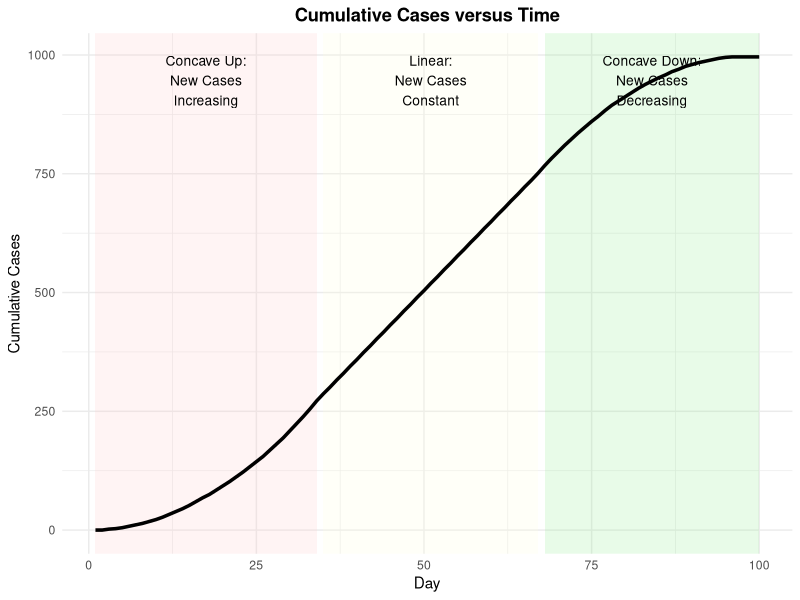
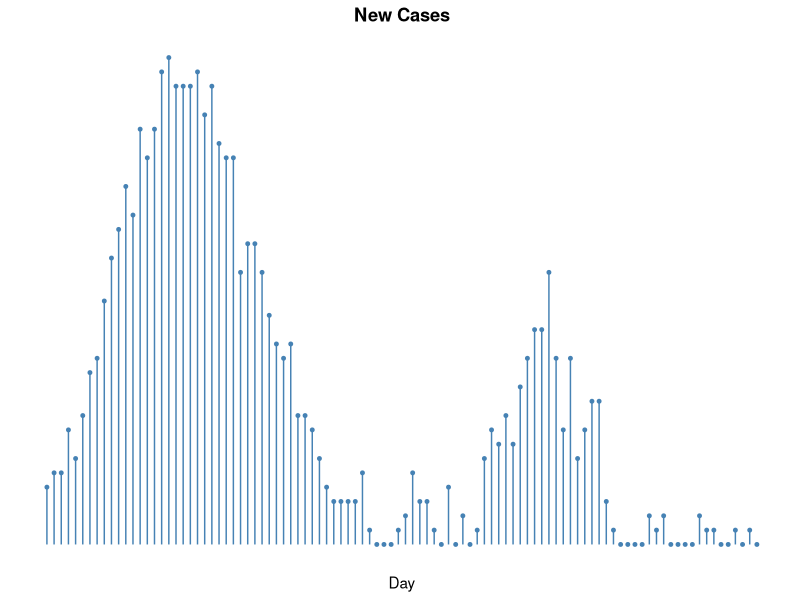
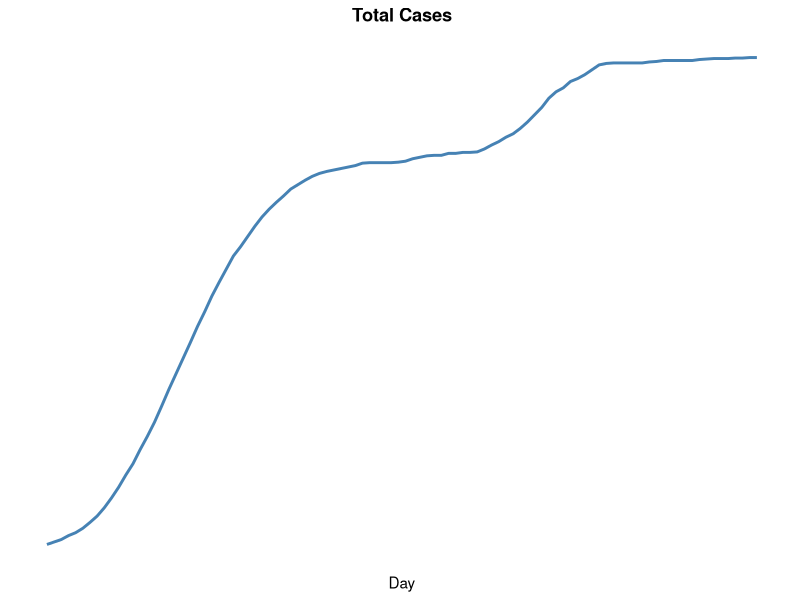
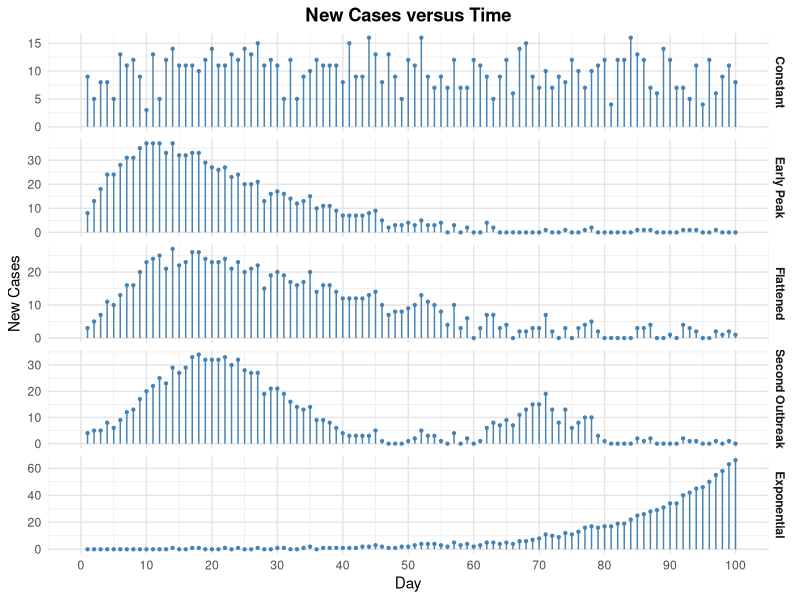
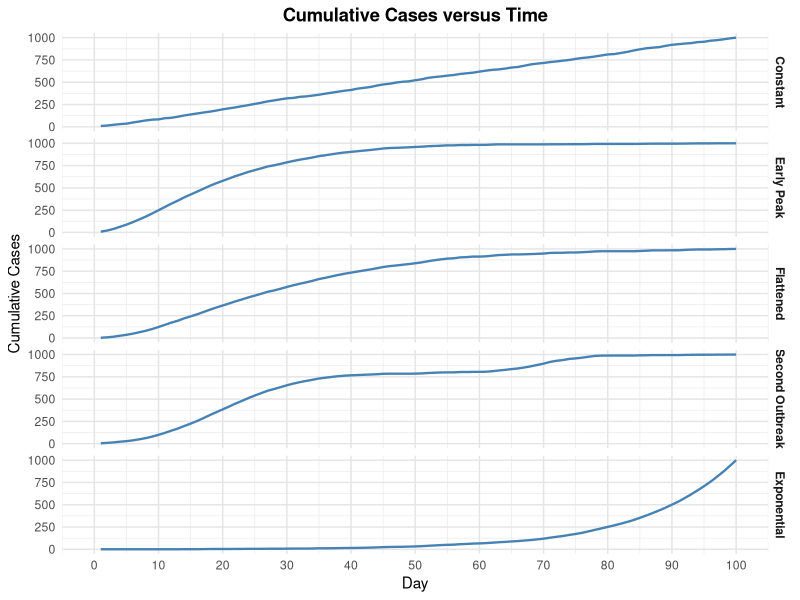
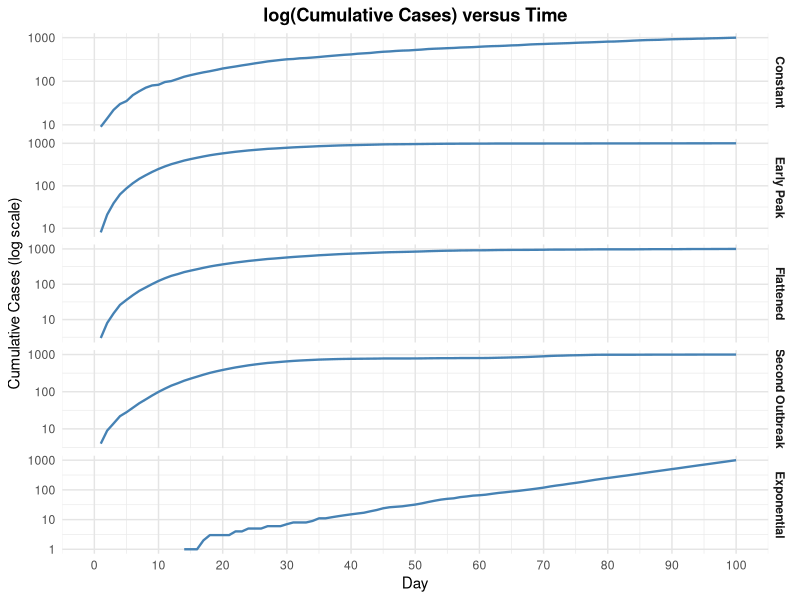
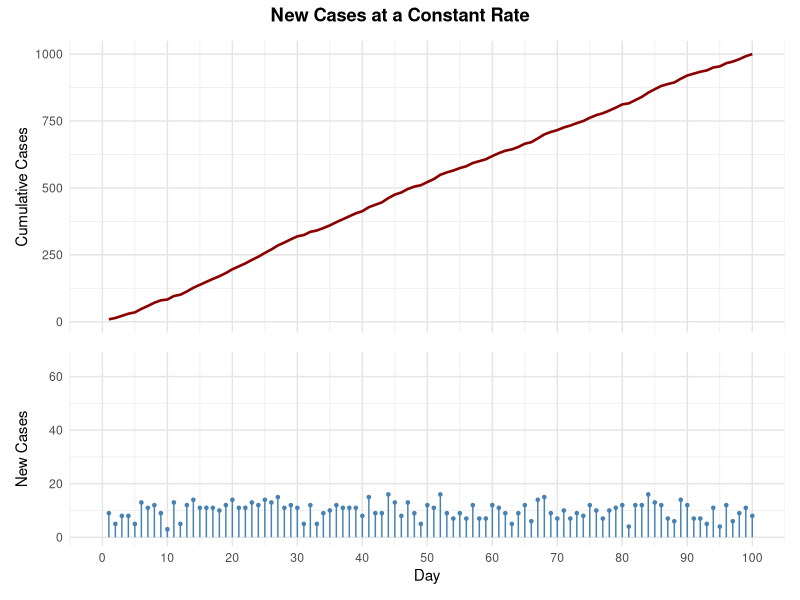
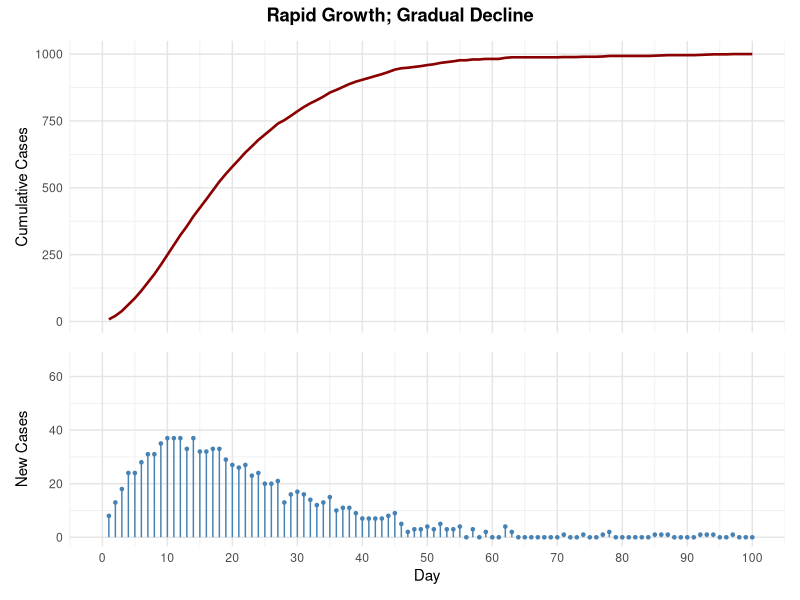

Recreate these plots in R, in order.
out <- Sys.getenv("OUT_DIR")
if (out == "" || is.na(out)) out <- getwd()
dir.create(out, showWarnings = FALSE, recursive = TRUE)

library(dplyr)
library(tidyr)
library(ggplot2)
library(patchwork)

# helper: SAS round half away from zero (not needed here but defined)
round_sas <- function(x, digits=0){
  mult <- 10^digits
  sign(x) * floor(abs(x)*mult + 0.5) / mult
}

# ------------------------------------------------------------
# Demo data (SAS streaminit(123) + rand Normal)
# SAS calls rand only in first and third block, so replicate sequentially
set.seed(123)
Demo <- data.frame(Day=1:100, Block=NA_character_, NewCases=NA_real_, Cumul=NA_real_)
cumul <- 0
for(i in 1:100){
  Day <- i
  if(Day < 35){
    Block <- "Concave Up:/New Cases/Increasing  "
    NewCases <- Day + rnorm(1)
  } else if(Day < 68){
    Block <- "Linear:/New Cases/Constant        "
    NewCases <- 30 + (Day %% 2)
  } else {
    Block <- "Concave Down:/New Cases/Decreasing"
    NewCases <- 100 - Day + rnorm(1)
  }
  NewCases <- floor(0.49 * NewCases)
  if(NewCases < 0) NewCases <- 0
  cumul <- cumul + NewCases
  Demo$Block[i] <- Block
  Demo$NewCases[i] <- NewCases
  Demo$Cumul[i] <- cumul
}

# ------------------------------------------------------------
# Hard-coded datasets from datalines
# Uni -> Type Constant
Uni <- data.frame(
  Day=1:100,
  NewCases=c(9,5,8,8,5,13,11,12,9,3,13,5,12,14,11,11,11,10,12,14,11,11,13,12,14,13,15,11,12,11,5,12,5,9,10,12,11,11,11,8,15,9,9,16,13,8,13,9,5,12,11,16,9,7,9,7,12,7,7,12,11,9,5,9,12,6,14,15,9,7,10,7,9,8,12,10,7,10,11,12,4,12,12,16,13,12,7,6,14,12,7,7,5,11,4,12,6,9,11,8),
  Cumul=c(9,14,22,30,35,48,59,71,80,83,96,101,113,127,138,149,160,170,182,196,207,218,231,243,257,270,285,296,308,319,324,336,341,350,360,372,383,394,405,413,428,437,446,462,475,483,496,505,510,522,533,549,558,565,574,581,593,600,607,619,630,639,644,653,665,671,685,700,709,716,726,733,742,750,762,772,779,789,800,812,816,828,840,856,869,881,888,894,908,920,927,934,939,950,954,966,972,981,992,1000)
)
Uni$Type <- "Constant"

Peak <- data.frame(
  Day=1:100,
  NewCases=c(8,13,18,24,24,28,31,31,35,37,37,37,33,37,32,32,33,33,29,27,26,27,23,24,20,20,21,13,16,17,16,14,12,13,15,10,11,11,9,7,7,7,7,8,9,5,2,3,3,4,3,5,3,3,4,0,3,0,2,0,0,4,2,0,0,0,0,0,0,0,1,0,0,1,0,0,1,2,0,0,0,0,0,0,1,1,1,0,0,0,0,1,1,1,0,0,1,0,0,0),
  Cumul=c(8,21,39,63,87,115,146,177,212,249,286,323,356,393,425,457,490,523,552,579,605,632,655,679,699,719,740,753,769,786,802,816,828,841,856,866,877,888,897,904,911,918,925,933,942,947,949,952,955,959,962,967,970,973,977,977,980,980,982,982,982,986,988,988,988,988,988,988,988,988,989,989,989,990,990,990,991,993,993,993,993,993,993,993,994,995,996,996,996,996,996,997,998,999,999,999,1000,1000,1000,1000)
)
Peak$Type <- "Early Peak"

Flatten <- data.frame(
  Day=1:100,
  NewCases=c(3,5,7,11,10,13,16,16,20,23,24,25,21,27,22,23,26,26,24,23,23,24,21,23,20,21,22,15,19,20,19,17,16,17,20,14,16,16,14,12,12,12,12,13,14,10,7,8,8,9,10,13,11,10,8,4,10,3,6,0,3,7,7,3,4,0,2,2,3,3,7,2,0,3,0,3,4,5,2,0,0,0,0,0,3,3,4,0,0,1,0,4,3,2,0,0,2,1,2,1),
  Cumul=c(3,8,15,26,36,49,65,81,101,124,148,173,194,221,243,266,292,318,342,365,388,412,433,456,476,497,519,534,553,573,592,609,625,642,662,676,692,708,722,734,746,758,770,783,797,807,814,822,830,839,849,862,873,883,891,895,905,908,914,914,917,924,931,934,938,938,940,942,945,948,955,957,957,960,960,963,967,972,974,974,974,974,974,974,977,980,984,984,984,985,985,989,992,994,994,994,996,997,999,1000)
)
Flatten$Type <- "Flattened"

Outbreak2 <- data.frame(
  Day=1:100,
  NewCases=c(4,5,5,8,6,9,12,13,17,20,22,25,23,29,27,29,33,34,32,32,32,33,30,32,28,27,27,19,21,21,19,16,14,13,14,9,9,8,6,4,3,3,3,3,5,1,0,0,0,1,2,5,3,3,1,0,4,0,2,0,1,6,8,7,9,7,11,13,15,15,19,13,8,13,6,8,10,10,3,1,0,0,0,0,2,1,2,0,0,0,0,2,1,1,0,0,1,0,1,0),
  Cumul=c(4,9,14,22,28,37,49,62,79,99,121,146,169,198,225,254,287,321,353,385,417,450,480,512,540,567,594,613,634,655,674,690,704,717,731,740,749,757,763,767,770,773,776,779,784,785,785,785,785,786,788,793,796,799,800,800,804,804,806,806,807,813,821,828,837,844,855,868,883,898,917,930,938,951,957,965,975,985,988,989,989,989,989,989,991,992,994,994,994,994,994,996,997,998,998,998,999,999,1000,1000)
)
Outbreak2$Type <- "Second Outbreak"

Exp <- data.frame(
  Day=1:100,
  NewCases=c(0,0,0,0,0,0,0,0,0,0,0,0,0,1,0,0,1,1,0,0,0,1,0,1,0,0,1,0,0,1,1,0,0,1,2,0,1,1,1,1,1,1,2,2,3,2,1,1,2,2,3,4,4,4,3,2,5,3,4,2,3,5,5,4,5,4,6,6,7,8,11,10,9,12,11,13,16,17,16,17,17,19,19,22,25,26,28,29,31,34,34,40,42,45,46,50,55,58,63,66),
  Cumul=c(0,0,0,0,0,0,0,0,0,0,0,0,0,1,1,1,2,3,3,3,3,4,4,5,5,5,6,6,6,7,8,8,8,9,11,11,12,13,14,15,16,17,19,21,24,26,27,28,30,32,35,39,43,47,50,52,57,60,64,66,69,74,79,83,88,92,98,104,111,119,130,140,149,161,172,185,201,218,234,251,268,287,306,328,353,379,407,436,467,501,535,575,617,662,708,758,813,871,934,1000)
)
Exp$Type <- "Exponential"

Infection <- bind_rows(Uni, Peak, Flatten, Outbreak2, Exp)

# ------------------------------------------------------------
# PROC MEANS equivalent
# class Type order=data, var NewCases, stats Mean StdDev Min Max Sum
# SAS StdDev is sample (n-1)
type_order <- c("Constant","Early Peak","Flattened","Second Outbreak","Exponential")
# compute per type
means_by_type <- Infection %>%
  group_by(Type) %>%
  summarise(
    N = n(),
    Mean = mean(NewCases),
    StdDev = sd(NewCases),
    Min = min(NewCases),
    Max = max(NewCases),
    Sum = sum(NewCases),
    .groups="drop"
  ) %>%
  mutate(Type = factor(Type, levels=type_order)) %>%
  arrange(Type)

overall <- Infection %>%
  summarise(
    Type = "Overall",
    N = n(),
    Mean = mean(NewCases),
    StdDev = sd(NewCases),
    Min = min(NewCases),
    Max = max(NewCases),
    Sum = sum(NewCases)
  )

means_all <- bind_rows(means_by_type, overall)

# Write CSV for table
write.csv(means_all, file.path(out, "P099.csv"), row.names=FALSE, na="")

# Text rendering (P099.lst equivalent)
# SAS listing would show N, Mean, StdDev, Min, Max, Sum per Type
# Produce plain text with titles
txt_path <- file.path(out, "P099.txt")
sink(txt_path)
cat("PROC MEANS Data=Infection  Var=NewCases\n")
cat("Class Type / order=data\n")
cat("Statistics: Mean StdDev Min Max Sum\n")
cat("------------------------------------------------------------\n")
cat(sprintf("%-17s %5s %10s %10s %6s %6s %8s\n","Type","N","Mean","StdDev","Min","Max","Sum"))
cat("------------------------------------------------------------\n")
for(i in 1:nrow(means_all)){
  cat(sprintf("%-17s %5d %10.4f %10.4f %6.0f %6.0f %8.0f\n",
              means_all$Type[i], means_all$N[i], means_all$Mean[i], means_all$StdDev[i],
              means_all$Min[i], means_all$Max[i], means_all$Sum[i]))
}
cat("------------------------------------------------------------\n")
cat(sprintf("Total numbers displayed: %d\n", nrow(means_all)*5))
sink()

# also write lst-named copy if harness expects .lst
write.csv(means_all, file.path(out, "P099.lst.csv"), row.names=FALSE, na="")

# ------------------------------------------------------------
# Figure helpers
# Demo plot (SGPlot.png)
# Block backgrounds
block_rects <- data.frame(
  xmin=c(1,35,68),
  xmax=c(34,67,100),
  fill=c("LightRed","LightYellow","LightGreen"),
  label=c("Concave Up:\nNew Cases\nIncreasing","Linear:\nNew Cases\nConstant","Concave Down:\nNew Cases\nDecreasing")
)
# map light colors to hex
fill_map <- c(LightRed="#FFCCCB", LightYellow="#FFFFE0", LightGreen="#90EE90")

p_demo <- ggplot() +
  geom_rect(data=block_rects, aes(xmin=xmin, xmax=xmax, ymin=-Inf, ymax=Inf, fill=fill), alpha=0.2) +
  scale_fill_manual(values=fill_map, guide="none") +
  geom_line(data=Demo, aes(x=Day, y=Cumul), linewidth=1.2, color="black") +
  geom_text(data=block_rects, aes(x=(xmin+xmax)/2, y=max(Demo$Cumul)*0.95, label=label), size=3.5) +
  labs(title="Cumulative Cases versus Time", x="Day", y="Cumulative Cases") +
  theme_minimal() +
  theme(plot.title=element_text(hjust=0.5, face="bold"))
ggsave(file.path(out, "sgplot.png"), p_demo, width=5, height=3.5, dpi=150)
write.csv(Demo, file.path(out, "sgplot.csv"), row.names=FALSE, na="")

# Outbreak2 New Cases needle (SGPlot1.png)
p_out_new <- ggplot(Outbreak2, aes(x=Day, y=NewCases)) +
  geom_segment(aes(xend=Day, yend=0), color="steelblue") +
  geom_point(color="steelblue", size=1) +
  labs(title="New Cases", x="Day", y=NULL) +
  theme_minimal() +
  theme(axis.text.x=element_blank(), axis.ticks.x=element_blank(),
        axis.text.y=element_blank(), axis.ticks.y=element_blank(),
        panel.grid=element_blank(),
        plot.title=element_text(hjust=0.5, face="bold"))
ggsave(file.path(out, "sgplot1.png"), p_out_new, width=4, height=3, dpi=150)
write.csv(Outbreak2[,c("Day","NewCases")], file.path(out, "sgplot1.csv"), row.names=FALSE, na="")

# Outbreak2 Total Cases series (SGPlot2.png)
p_out_cumul <- ggplot(Outbreak2, aes(x=Day, y=Cumul)) +
  geom_line(color="steelblue", linewidth=1) +
  labs(title="Total Cases", x="Day", y=NULL) +
  theme_minimal() +
  theme(axis.text.x=element_blank(), axis.ticks.x=element_blank(),
        axis.text.y=element_blank(), axis.ticks.y=element_blank(),
        panel.grid=element_blank(),
        plot.title=element_text(hjust=0.5, face="bold"))
ggsave(file.path(out, "sgplot2.png"), p_out_cumul, width=4, height=3, dpi=150)
write.csv(Outbreak2[,c("Day","Cumul")], file.path(out, "sgplot2.csv"), row.names=FALSE, na="")

# ------------------------------------------------------------
# SGPanel New Cases vs Time (SGPanel.png)
Infection$Type <- factor(Infection$Type, levels=type_order)
p_panel_new <- ggplot(Infection, aes(x=Day, y=NewCases)) +
  geom_segment(aes(xend=Day, yend=0), color="steelblue") +
  geom_point(color="steelblue", size=0.8) +
  facet_grid(Type ~ ., scales="free_y") +
  scale_x_continuous(breaks=seq(0,100,10), limits=c(0,100)) +
  labs(title="New Cases versus Time", x="Day", y="New Cases") +
  theme_minimal() +
  theme(panel.grid.major=element_line(color="grey90"),
        strip.text=element_text(face="bold"),
        plot.title=element_text(hjust=0.5, face="bold"))
ggsave(file.path(out, "sgpanel.png"), p_panel_new, width=5, height=6, dpi=150)
write.csv(Infection[,c("Type","Day","NewCases")], file.path(out, "sgpanel.csv"), row.names=FALSE, na="")

# SGPanel Cumulative Cases vs Time (SGPanel1.png)
p_panel_cumul <- ggplot(Infection, aes(x=Day, y=Cumul)) +
  geom_line(color="steelblue", linewidth=0.8) +
  facet_grid(Type ~ ., scales="free_y") +
  scale_x_continuous(breaks=seq(0,100,10), limits=c(0,100)) +
  scale_y_continuous(limits=c(0, NA)) +
  labs(title="Cumulative Cases versus Time", x="Day", y="Cumulative Cases") +
  theme_minimal() +
  theme(panel.grid.major=element_line(color="grey90"),
        strip.text=element_text(face="bold"),
        plot.title=element_text(hjust=0.5, face="bold"))
ggsave(file.path(out, "sgpanel1.png"), p_panel_cumul, width=5, height=6, dpi=150)
write.csv(Infection[,c("Type","Day","Cumul")], file.path(out, "sgpanel1.csv"), row.names=FALSE, na="")

# SGPanel log(Cumulative) vs Time (SGPanel2.png)
Infection_log <- Infection %>% filter(Cumul > 0)
p_panel_log <- ggplot(Infection_log, aes(x=Day, y=Cumul)) +
  geom_line(color="steelblue", linewidth=0.8) +
  facet_grid(Type ~ ., scales="free_y") +
  scale_x_continuous(breaks=seq(0,100,10), limits=c(0,100)) +
  scale_y_log10() +
  labs(title="log(Cumulative Cases) versus Time", x="Day", y="Cumulative Cases (log scale)") +
  theme_minimal() +
  theme(panel.grid.major=element_line(color="grey90"),
        strip.text=element_text(face="bold"),
        plot.title=element_text(hjust=0.5, face="bold"))
ggsave(file.path(out, "sgpanel2.png"), p_panel_log, width=5, height=6, dpi=150)
write.csv(Infection_log[,c("Type","Day","Cumul")], file.path(out, "sgpanel2.csv"), row.names=FALSE, na="")

# ------------------------------------------------------------
# SGRender template: two rows, top cumulative, bottom new cases
make_epidemic_plot <- function(df, title_text){
  p_top <- ggplot(df, aes(x=Day, y=Cumul)) +
    geom_line(color="darkred", linewidth=0.9) +
    scale_x_continuous(breaks=seq(0,100,10), limits=c(0,100)) +
    labs(x=NULL, y="Cumulative Cases") +
    theme_minimal() +
    theme(panel.grid.major=element_line(color="grey90"),
          axis.text.x=element_blank(), axis.ticks.x=element_blank())
  p_bottom <- ggplot(df, aes(x=Day, y=NewCases)) +
    geom_segment(aes(xend=Day, yend=0), color="steelblue") +
    geom_point(color="steelblue", size=0.9) +
    scale_x_continuous(breaks=seq(0,100,10), limits=c(0,100)) +
    scale_y_continuous(limits=c(0,66)) +
    labs(x="Day", y="New Cases") +
    theme_minimal() +
    theme(panel.grid.major=element_line(color="grey90"))
  combined <- p_top / p_bottom + plot_layout(heights=c(1.2,0.8)) + plot_annotation(title=title_text, theme=theme(plot.title=element_text(hjust=0.5, face="bold")))
  return(combined)
}

# UNI
p_r0 <- make_epidemic_plot(Uni, "New Cases at a Constant Rate")
ggsave(file.path(out, "sgrender.png"), p_r0, width=5, height=3.6, dpi=150)
write.csv(Uni, file.path(out, "sgrender.csv"), row.names=FALSE, na="")

# Peak
p_r1 <- make_epidemic_plot(Peak, "Rapid Growth; Gradual Decline")
ggsave(file.path(out, "sgrender1.png"), p_r1, width=5, height=3.6, dpi=150)
write.csv(Peak, file.path(out, "sgrender1.csv"), row.names=FALSE, na="")

# Flatten
p_r2 <- make_epidemic_plot(Flatten, "Gradual Growth; Gradual Decline")
ggsave(file.path(out, "sgrender2.png"), p_r2, width=5, height=3.6, dpi=150)
write.csv(Flatten, file.path(out, "sgrender2.csv"), row.names=FALSE, na="")

# Outbreak2
p_r3 <- make_epidemic_plot(Outbreak2, "Secondary Outbreak")
ggsave(file.path(out, "sgrender3.png"), p_r3, width=5, height=3.6, dpi=150)
write.csv(Outbreak2, file.path(out, "sgrender3.csv"), row.names=FALSE, na="")

# Exp
p_r4 <- make_epidemic_plot(Exp, "Exponential Growth in New Cases")
ggsave(file.path(out, "sgrender4.png"), p_r4, width=5, height=3.6, dpi=150)
write.csv(Exp, file.path(out, "sgrender4.csv"), row.names=FALSE, na="")
